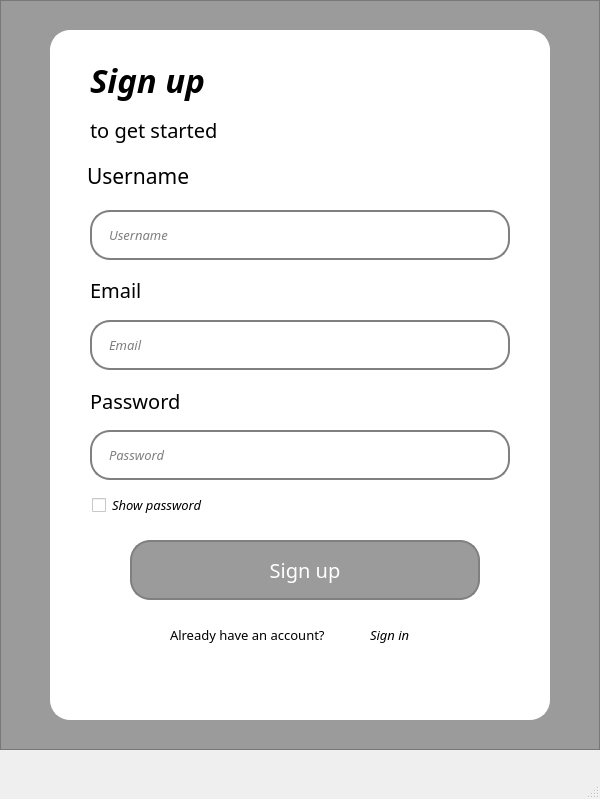
<?xml version="1.0" encoding="UTF-8"?>
<ui version="4.0">
 <class>MainWindow</class>
 <widget class="QMainWindow" name="MainWindow">
  <property name="geometry">
   <rect>
    <x>0</x>
    <y>0</y>
    <width>600</width>
    <height>799</height>
   </rect>
  </property>
  <property name="windowTitle">
   <string>MainWindow</string>
  </property>
  <widget class="QWidget" name="centralwidget">
   <widget class="QFrame" name="frame">
    <property name="geometry">
     <rect>
      <x>0</x>
      <y>0</y>
      <width>600</width>
      <height>750</height>
     </rect>
    </property>
    <property name="styleSheet">
     <string notr="true">background:#9b9b9b
</string>
    </property>
    <property name="frameShape">
     <enum>QFrame::StyledPanel</enum>
    </property>
    <property name="frameShadow">
     <enum>QFrame::Raised</enum>
    </property>
    <widget class="QFrame" name="frame_2">
     <property name="geometry">
      <rect>
       <x>50</x>
       <y>30</y>
       <width>500</width>
       <height>690</height>
      </rect>
     </property>
     <property name="font">
      <font>
       <family>Segoe UI Semibold</family>
      </font>
     </property>
     <property name="styleSheet">
      <string notr="true">background:#ffffff;
border-radius:20px;
border: 2px solid white

</string>
     </property>
     <property name="frameShape">
      <enum>QFrame::StyledPanel</enum>
     </property>
     <property name="frameShadow">
      <enum>QFrame::Raised</enum>
     </property>
     <widget class="QLabel" name="label">
      <property name="geometry">
       <rect>
        <x>40</x>
        <y>20</y>
        <width>191</width>
        <height>60</height>
       </rect>
      </property>
      <property name="font">
       <font>
        <family>Formula1 Display Regular</family>
        <pointsize>25</pointsize>
        <weight>75</weight>
        <italic>true</italic>
        <bold>true</bold>
       </font>
      </property>
      <property name="styleSheet">
       <string notr="true">border: 0px solid
</string>
      </property>
      <property name="text">
       <string>Sign up</string>
      </property>
     </widget>
     <widget class="QLabel" name="label_2">
      <property name="geometry">
       <rect>
        <x>40</x>
        <y>240</y>
        <width>110</width>
        <height>40</height>
       </rect>
      </property>
      <property name="font">
       <font>
        <family>Segoe UI Semilight</family>
        <pointsize>15</pointsize>
        <italic>false</italic>
       </font>
      </property>
      <property name="styleSheet">
       <string notr="true">border: 0px solid
</string>
      </property>
      <property name="text">
       <string>Email</string>
      </property>
     </widget>
     <widget class="QLineEdit" name="Email">
      <property name="geometry">
       <rect>
        <x>40</x>
        <y>290</y>
        <width>420</width>
        <height>50</height>
       </rect>
      </property>
      <property name="font">
       <font>
        <family>Segoe UI Semilight</family>
        <pointsize>10</pointsize>
        <italic>true</italic>
       </font>
      </property>
      <property name="autoFillBackground">
       <bool>false</bool>
      </property>
      <property name="styleSheet">
       <string notr="true">border:2px solid grey;
padding-left:15px</string>
      </property>
      <property name="placeholderText">
       <string>Email</string>
      </property>
     </widget>
     <widget class="QLabel" name="label_3">
      <property name="geometry">
       <rect>
        <x>40</x>
        <y>80</y>
        <width>191</width>
        <height>40</height>
       </rect>
      </property>
      <property name="font">
       <font>
        <family>Segoe UI Semilight</family>
        <pointsize>15</pointsize>
       </font>
      </property>
      <property name="styleSheet">
       <string notr="true">border: 0px solid
</string>
      </property>
      <property name="text">
       <string>to get started</string>
      </property>
     </widget>
     <widget class="QLabel" name="label_4">
      <property name="geometry">
       <rect>
        <x>40</x>
        <y>350</y>
        <width>110</width>
        <height>41</height>
       </rect>
      </property>
      <property name="font">
       <font>
        <family>Segoe UI Semilight</family>
        <pointsize>15</pointsize>
       </font>
      </property>
      <property name="styleSheet">
       <string notr="true">border: 0px solid
</string>
      </property>
      <property name="text">
       <string>Password</string>
      </property>
     </widget>
     <widget class="QLineEdit" name="Username">
      <property name="geometry">
       <rect>
        <x>40</x>
        <y>180</y>
        <width>420</width>
        <height>50</height>
       </rect>
      </property>
      <property name="font">
       <font>
        <family>Segoe UI Semilight</family>
        <pointsize>10</pointsize>
        <italic>true</italic>
       </font>
      </property>
      <property name="styleSheet">
       <string notr="true">border:2px solid grey;
padding-left:15px
</string>
      </property>
      <property name="text">
       <string/>
      </property>
      <property name="placeholderText">
       <string>Username</string>
      </property>
     </widget>
     <widget class="QLabel" name="label_6">
      <property name="geometry">
       <rect>
        <x>120</x>
        <y>590</y>
        <width>200</width>
        <height>30</height>
       </rect>
      </property>
      <property name="font">
       <font>
        <family>Segoe UI Semilight</family>
        <pointsize>10</pointsize>
       </font>
      </property>
      <property name="styleSheet">
       <string notr="true">border: 0px solid
</string>
      </property>
      <property name="text">
       <string>Already have an account?</string>
      </property>
     </widget>
     <widget class="QLabel" name="label_7">
      <property name="geometry">
       <rect>
        <x>320</x>
        <y>590</y>
        <width>61</width>
        <height>30</height>
       </rect>
      </property>
      <property name="font">
       <font>
        <family>Segoe UI Semilight</family>
        <pointsize>10</pointsize>
        <weight>50</weight>
        <italic>true</italic>
        <bold>false</bold>
       </font>
      </property>
      <property name="styleSheet">
       <string notr="true">border: 0px solid
</string>
      </property>
      <property name="text">
       <string>Sign in</string>
      </property>
     </widget>
     <widget class="QPushButton" name="pushButton">
      <property name="geometry">
       <rect>
        <x>80</x>
        <y>510</y>
        <width>350</width>
        <height>60</height>
       </rect>
      </property>
      <property name="font">
       <font>
        <family>Formula1</family>
        <pointsize>15</pointsize>
       </font>
      </property>
      <property name="styleSheet">
       <string notr="true">border:2px solid grey; 
background: #9b9b9b;
color:#ffffff</string>
      </property>
      <property name="text">
       <string>Sign up</string>
      </property>
     </widget>
     <widget class="QCheckBox" name="ShowPassword">
      <property name="geometry">
       <rect>
        <x>40</x>
        <y>460</y>
        <width>150</width>
        <height>30</height>
       </rect>
      </property>
      <property name="font">
       <font>
        <family>Segoe UI Semilight</family>
        <pointsize>10</pointsize>
        <weight>50</weight>
        <italic>true</italic>
        <bold>false</bold>
       </font>
      </property>
      <property name="text">
       <string>Show password</string>
      </property>
     </widget>
     <widget class="QLabel" name="label_5">
      <property name="geometry">
       <rect>
        <x>30</x>
        <y>130</y>
        <width>141</width>
        <height>31</height>
       </rect>
      </property>
      <property name="font">
       <font>
        <family>Segoe UI Semilight</family>
        <pointsize>16</pointsize>
       </font>
      </property>
      <property name="text">
       <string>Username</string>
      </property>
     </widget>
     <widget class="QLineEdit" name="Password">
      <property name="geometry">
       <rect>
        <x>40</x>
        <y>400</y>
        <width>420</width>
        <height>50</height>
       </rect>
      </property>
      <property name="font">
       <font>
        <family>Segoe UI Semilight</family>
        <pointsize>10</pointsize>
        <italic>true</italic>
       </font>
      </property>
      <property name="autoFillBackground">
       <bool>false</bool>
      </property>
      <property name="styleSheet">
       <string notr="true">border:2px solid grey;
padding-left:15px</string>
      </property>
      <property name="placeholderText">
       <string>Password</string>
      </property>
     </widget>
     <zorder>label</zorder>
     <zorder>label_2</zorder>
     <zorder>Email</zorder>
     <zorder>label_3</zorder>
     <zorder>label_4</zorder>
     <zorder>label_6</zorder>
     <zorder>label_7</zorder>
     <zorder>pushButton</zorder>
     <zorder>Username</zorder>
     <zorder>ShowPassword</zorder>
     <zorder>label_5</zorder>
     <zorder>Password</zorder>
    </widget>
   </widget>
  </widget>
  <widget class="QMenuBar" name="menubar">
   <property name="geometry">
    <rect>
     <x>0</x>
     <y>0</y>
     <width>600</width>
     <height>26</height>
    </rect>
   </property>
  </widget>
  <widget class="QStatusBar" name="statusbar"/>
 </widget>
 <tabstops>
  <tabstop>Username</tabstop>
  <tabstop>pushButton</tabstop>
  <tabstop>ShowPassword</tabstop>
  <tabstop>Email</tabstop>
  <tabstop>Password</tabstop>
 </tabstops>
 <resources/>
 <connections/>
</ui>
